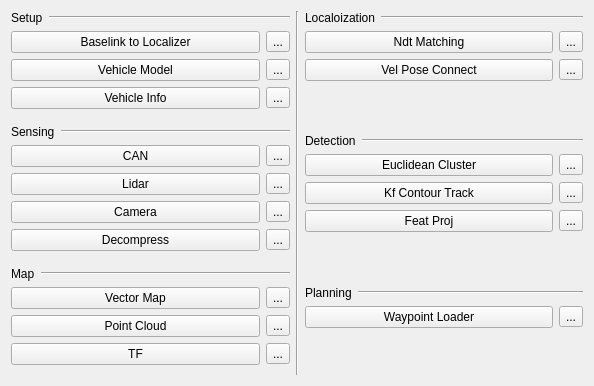
          <widget class="QWidget" name="scrollAreaWidgetContents_3">
           <property name="geometry">
            <rect>
             <x>0</x>
             <y>0</y>
             <width>594</width>
             <height>386</height>
            </rect>
           </property>
           <layout class="QVBoxLayout" name="verticalLayout_8">
            <item>
             <layout class="QHBoxLayout" name="horizontalLayout_3">
              <item>
               <layout class="QVBoxLayout" name="verticalLayout">
                <item>
                 <layout class="QHBoxLayout" name="horizontalLayout_2">
                  <item>
                   <widget class="QLabel" name="label">
                    <property name="text">
                     <string>Setup</string>
                    </property>
                   </widget>
                  </item>
                  <item>
                   <widget class="Line" name="line_2">
                    <property name="sizePolicy">
                     <sizepolicy hsizetype="Expanding" vsizetype="Fixed">
                      <horstretch>0</horstretch>
                      <verstretch>0</verstretch>
                     </sizepolicy>
                    </property>
                    <property name="orientation">
                     <enum>Qt::Horizontal</enum>
                    </property>
                   </widget>
                  </item>
                 </layout>
                </item>
                <item>
                 <layout class="QGridLayout" name="gridLayout">
                  <item row="0" column="0">
                   <widget class="QPushButton" name="pushButton_2">
                    <property name="sizePolicy">
                     <sizepolicy hsizetype="Minimum" vsizetype="Fixed">
                      <horstretch>0</horstretch>
                      <verstretch>0</verstretch>
                     </sizepolicy>
                    </property>
                    <property name="text">
                     <string>Baselink to Localizer</string>
                    </property>
                    <property name="checkable">
                     <bool>true</bool>
                    </property>
                   </widget>
                  </item>
                  <item row="2" column="1">
                   <widget class="QToolButton" name="toolButton_19">
                    <property name="text">
                     <string>...</string>
                    </property>
                   </widget>
                  </item>
                  <item row="1" column="0">
                   <widget class="QPushButton" name="pushButton_3">
                    <property name="sizePolicy">
                     <sizepolicy hsizetype="Minimum" vsizetype="Fixed">
                      <horstretch>0</horstretch>
                      <verstretch>0</verstretch>
                     </sizepolicy>
                    </property>
                    <property name="text">
                     <string>Vehicle Model</string>
                    </property>
                   </widget>
                  </item>
                  <item row="0" column="1">
                   <widget class="QToolButton" name="toolButton">
                    <property name="text">
                     <string>...</string>
                    </property>
                   </widget>
                  </item>
                  <item row="2" column="0">
                   <widget class="QPushButton" name="pushButton_4">
                    <property name="sizePolicy">
                     <sizepolicy hsizetype="Minimum" vsizetype="Fixed">
                      <horstretch>0</horstretch>
                      <verstretch>0</verstretch>
                     </sizepolicy>
                    </property>
                    <property name="text">
                     <string>Vehicle Info</string>
                    </property>
                   </widget>
                  </item>
                  <item row="1" column="1">
                   <widget class="QToolButton" name="toolButton_5">
                    <property name="text">
                     <string>...</string>
                    </property>
                   </widget>
                  </item>
                 </layout>
                </item>
                <item>
                 <spacer name="verticalSpacer_6">
                  <property name="orientation">
                   <enum>Qt::Vertical</enum>
                  </property>
                  <property name="sizeHint" stdset="0">
                   <size>
                    <width>20</width>
                    <height>40</height>
                   </size>
                  </property>
                 </spacer>
                </item>
                <item>
                 <layout class="QHBoxLayout" name="horizontalLayout_12">
                  <item>
                   <widget class="QLabel" name="label_5">
                    <property name="text">
                     <string>Sensing</string>
                    </property>
                   </widget>
                  </item>
                  <item>
                   <widget class="Line" name="line_10">
                    <property name="sizePolicy">
                     <sizepolicy hsizetype="Expanding" vsizetype="Fixed">
                      <horstretch>0</horstretch>
                      <verstretch>0</verstretch>
                     </sizepolicy>
                    </property>
                    <property name="orientation">
                     <enum>Qt::Horizontal</enum>
                    </property>
                   </widget>
                  </item>
                 </layout>
                </item>
                <item>
                 <layout class="QGridLayout" name="gridLayout_2">
                  <item row="0" column="1">
                   <widget class="QToolButton" name="toolButton_26">
                    <property name="text">
                     <string>...</string>
                    </property>
                   </widget>
                  </item>
                  <item row="2" column="1">
                   <widget class="QToolButton" name="toolButton_28">
                    <property name="text">
                     <string>...</string>
                    </property>
                   </widget>
                  </item>
                  <item row="3" column="1">
                   <widget class="QToolButton" name="toolButton_27">
                    <property name="text">
                     <string>...</string>
                    </property>
                   </widget>
                  </item>
                  <item row="0" column="0">
                   <widget class="QPushButton" name="pushButton_11">
                    <property name="sizePolicy">
                     <sizepolicy hsizetype="Minimum" vsizetype="Fixed">
                      <horstretch>0</horstretch>
                      <verstretch>0</verstretch>
                     </sizepolicy>
                    </property>
                    <property name="text">
                     <string>CAN</string>
                    </property>
                   </widget>
                  </item>
                  <item row="1" column="1">
                   <widget class="QToolButton" name="toolButton_2">
                    <property name="text">
                     <string>...</string>
                    </property>
                   </widget>
                  </item>
                  <item row="1" column="0">
                   <widget class="QPushButton" name="pushButton_9">
                    <property name="text">
                     <string>Lidar</string>
                    </property>
                   </widget>
                  </item>
                  <item row="2" column="0">
                   <widget class="QPushButton" name="pushButton_12">
                    <property name="sizePolicy">
                     <sizepolicy hsizetype="Minimum" vsizetype="Fixed">
                      <horstretch>0</horstretch>
                      <verstretch>0</verstretch>
                     </sizepolicy>
                    </property>
                    <property name="text">
                     <string>Camera</string>
                    </property>
                   </widget>
                  </item>
                  <item row="3" column="0">
                   <widget class="QPushButton" name="pushButton_13">
                    <property name="sizePolicy">
                     <sizepolicy hsizetype="Minimum" vsizetype="Fixed">
                      <horstretch>0</horstretch>
                      <verstretch>0</verstretch>
                     </sizepolicy>
                    </property>
                    <property name="text">
                     <string>Decompress</string>
                    </property>
                   </widget>
                  </item>
                 </layout>
                </item>
                <item>
                 <spacer name="verticalSpacer_7">
                  <property name="orientation">
                   <enum>Qt::Vertical</enum>
                  </property>
                  <property name="sizeHint" stdset="0">
                   <size>
                    <width>20</width>
                    <height>40</height>
                   </size>
                  </property>
                 </spacer>
                </item>
                <item>
                 <layout class="QHBoxLayout" name="horizontalLayout_13">
                  <property name="sizeConstraint">
                   <enum>QLayout::SetFixedSize</enum>
                  </property>
                  <item>
                   <widget class="QLabel" name="label_6">
                    <property name="sizePolicy">
                     <sizepolicy hsizetype="Preferred" vsizetype="Fixed">
                      <horstretch>0</horstretch>
                      <verstretch>0</verstretch>
                     </sizepolicy>
                    </property>
                    <property name="text">
                     <string>Map</string>
                    </property>
                   </widget>
                  </item>
                  <item>
                   <widget class="Line" name="line_11">
                    <property name="sizePolicy">
                     <sizepolicy hsizetype="Expanding" vsizetype="Fixed">
                      <horstretch>0</horstretch>
                      <verstretch>0</verstretch>
                     </sizepolicy>
                    </property>
                    <property name="orientation">
                     <enum>Qt::Horizontal</enum>
                    </property>
                   </widget>
                  </item>
                 </layout>
                </item>
                <item>
                 <layout class="QGridLayout" name="gridLayout_3">
                  <item row="1" column="1">
                   <widget class="QToolButton" name="toolButton_31">
                    <property name="text">
                     <string>...</string>
                    </property>
                   </widget>
                  </item>
                  <item row="0" column="1">
                   <widget class="QToolButton" name="toolButton_29">
                    <property name="text">
                     <string>...</string>
                    </property>
                   </widget>
                  </item>
                  <item row="2" column="0">
                   <widget class="QPushButton" name="pushButton_6">
                    <property name="sizePolicy">
                     <sizepolicy hsizetype="Minimum" vsizetype="Fixed">
                      <horstretch>0</horstretch>
                      <verstretch>0</verstretch>
                     </sizepolicy>
                    </property>
                    <property name="text">
                     <string>TF</string>
                    </property>
                   </widget>
                  </item>
                  <item row="0" column="0">
                   <widget class="QPushButton" name="pushButton_5">
                    <property name="sizePolicy">
                     <sizepolicy hsizetype="Minimum" vsizetype="Fixed">
                      <horstretch>0</horstretch>
                      <verstretch>0</verstretch>
                     </sizepolicy>
                    </property>
                    <property name="text">
                     <string>Vector Map</string>
                    </property>
                   </widget>
                  </item>
                  <item row="2" column="1">
                   <widget class="QToolButton" name="toolButton_30">
                    <property name="text">
                     <string>...</string>
                    </property>
                   </widget>
                  </item>
                  <item row="1" column="0">
                   <widget class="QPushButton" name="pushButton_7">
                    <property name="sizePolicy">
                     <sizepolicy hsizetype="Minimum" vsizetype="Fixed">
                      <horstretch>0</horstretch>
                      <verstretch>0</verstretch>
                     </sizepolicy>
                    </property>
                    <property name="text">
                     <string>Point Cloud</string>
                    </property>
                   </widget>
                  </item>
                 </layout>
                </item>
                <item>
                 <spacer name="verticalSpacer_8">
                  <property name="orientation">
                   <enum>Qt::Vertical</enum>
                  </property>
                  <property name="sizeHint" stdset="0">
                   <size>
                    <width>20</width>
                    <height>40</height>
                   </size>
                  </property>
                 </spacer>
                </item>
               </layout>
              </item>
              <item>
               <widget class="Line" name="line_3">
                <property name="orientation">
                 <enum>Qt::Vertical</enum>
                </property>
               </widget>
              </item>
              <item>
               <layout class="QVBoxLayout" name="verticalLayout_7">
                <item>
                 <layout class="QHBoxLayout" name="horizontalLayout_4">
                  <item>
                   <widget class="QLabel" name="label_2">
                    <property name="text">
                     <string>Localoization</string>
                    </property>
                   </widget>
                  </item>
                  <item>
                   <widget class="Line" name="line_4">
                    <property name="sizePolicy">
                     <sizepolicy hsizetype="Expanding" vsizetype="Fixed">
                      <horstretch>0</horstretch>
                      <verstretch>0</verstretch>
                     </sizepolicy>
                    </property>
                    <property name="orientation">
                     <enum>Qt::Horizontal</enum>
                    </property>
                   </widget>
                  </item>
                 </layout>
                </item>
                <item>
                 <layout class="QGridLayout" name="gridLayout_4">
                  <item row="3" column="1">
                   <widget class="QToolButton" name="vel_pose_connect_app">
                    <property name="text">
                     <string>...</string>
                    </property>
                   </widget>
                  </item>
                  <item row="2" column="0">
                   <widget class="QPushButton" name="ndt_matching">
                    <property name="sizePolicy">
                     <sizepolicy hsizetype="Minimum" vsizetype="Fixed">
                      <horstretch>0</horstretch>
                      <verstretch>0</verstretch>
                     </sizepolicy>
                    </property>
                    <property name="text">
                     <string>Ndt Matching</string>
                    </property>
                   </widget>
                  </item>
                  <item row="3" column="0">
                   <widget class="QPushButton" name="vel_pose_connect">
                    <property name="sizePolicy">
                     <sizepolicy hsizetype="Minimum" vsizetype="Fixed">
                      <horstretch>0</horstretch>
                      <verstretch>0</verstretch>
                     </sizepolicy>
                    </property>
                    <property name="text">
                     <string>Vel Pose Connect</string>
                    </property>
                   </widget>
                  </item>
                  <item row="2" column="1">
                   <widget class="QToolButton" name="ndt_matching_app">
                    <property name="text">
                     <string>...</string>
                    </property>
                   </widget>
                  </item>
                 </layout>
                </item>
                <item>
                 <spacer name="verticalSpacer_9">
                  <property name="orientation">
                   <enum>Qt::Vertical</enum>
                  </property>
                  <property name="sizeHint" stdset="0">
                   <size>
                    <width>20</width>
                    <height>40</height>
                   </size>
                  </property>
                 </spacer>
                </item>
                <item>
                 <layout class="QHBoxLayout" name="horizontalLayout_10">
                  <item>
                   <widget class="QLabel" name="label_3">
                    <property name="text">
                     <string>Detection</string>
                    </property>
                   </widget>
                  </item>
                  <item>
                   <widget class="Line" name="line_8">
                    <property name="sizePolicy">
                     <sizepolicy hsizetype="Expanding" vsizetype="Fixed">
                      <horstretch>0</horstretch>
                      <verstretch>0</verstretch>
                     </sizepolicy>
                    </property>
                    <property name="orientation">
                     <enum>Qt::Horizontal</enum>
                    </property>
                   </widget>
                  </item>
                 </layout>
                </item>
                <item>
                 <layout class="QGridLayout" name="gridLayout_5">
                  <item row="0" column="1">
                   <widget class="QToolButton" name="euclidean_cluster_app">
                    <property name="text">
                     <string>...</string>
                    </property>
                   </widget>
                  </item>
                  <item row="2" column="1">
                   <widget class="QToolButton" name="feat_proj_app">
                    <property name="text">
                     <string>...</string>
                    </property>
                   </widget>
                  </item>
                  <item row="0" column="0">
                   <widget class="QPushButton" name="euclidean_cluster">
                    <property name="sizePolicy">
                     <sizepolicy hsizetype="Minimum" vsizetype="Fixed">
                      <horstretch>0</horstretch>
                      <verstretch>0</verstretch>
                     </sizepolicy>
                    </property>
                    <property name="text">
                     <string>Euclidean Cluster</string>
                    </property>
                   </widget>
                  </item>
                  <item row="1" column="0">
                   <widget class="QPushButton" name="kf_coutour_track">
                    <property name="sizePolicy">
                     <sizepolicy hsizetype="Minimum" vsizetype="Fixed">
                      <horstretch>0</horstretch>
                      <verstretch>0</verstretch>
                     </sizepolicy>
                    </property>
                    <property name="text">
                     <string>Kf Contour Track</string>
                    </property>
                   </widget>
                  </item>
                  <item row="2" column="0">
                   <widget class="QPushButton" name="feat_proj">
                    <property name="sizePolicy">
                     <sizepolicy hsizetype="Minimum" vsizetype="Fixed">
                      <horstretch>0</horstretch>
                      <verstretch>0</verstretch>
                     </sizepolicy>
                    </property>
                    <property name="text">
                     <string>Feat Proj</string>
                    </property>
                   </widget>
                  </item>
                  <item row="1" column="1">
                   <widget class="QToolButton" name="kf_contour_track_app">
                    <property name="text">
                     <string>...</string>
                    </property>
                   </widget>
                  </item>
                 </layout>
                </item>
                <item>
                 <spacer name="verticalSpacer_10">
                  <property name="orientation">
                   <enum>Qt::Vertical</enum>
                  </property>
                  <property name="sizeHint" stdset="0">
                   <size>
                    <width>20</width>
                    <height>40</height>
                   </size>
                  </property>
                 </spacer>
                </item>
                <item>
                 <layout class="QHBoxLayout" name="horizontalLayout_14">
                  <item>
                   <widget class="QLabel" name="label_7">
                    <property name="text">
                     <string>Planning</string>
                    </property>
                   </widget>
                  </item>
                  <item>
                   <widget class="Line" name="line_12">
                    <property name="sizePolicy">
                     <sizepolicy hsizetype="Expanding" vsizetype="Fixed">
                      <horstretch>0</horstretch>
                      <verstretch>0</verstretch>
                     </sizepolicy>
                    </property>
                    <property name="orientation">
                     <enum>Qt::Horizontal</enum>
                    </property>
                   </widget>
                  </item>
                 </layout>
                </item>
                <item>
                 <layout class="QGridLayout" name="gridLayout_6">
                  <item row="0" column="0">
                   <widget class="QPushButton" name="waypoint_loader">
                    <property name="sizePolicy">
                     <sizepolicy hsizetype="Minimum" vsizetype="Fixed">
                      <horstretch>0</horstretch>
                      <verstretch>0</verstretch>
                     </sizepolicy>
                    </property>
                    <property name="text">
                     <string>Waypoint Loader</string>
                    </property>
                   </widget>
                  </item>
                  <item row="0" column="1">
                   <widget class="QToolButton" name="waypoint_loader_app">
                    <property name="text">
                     <string>...</string>
                    </property>
                   </widget>
                  </item>
                 </layout>
                </item>
                <item>
                 <spacer name="verticalSpacer_11">
                  <property name="orientation">
                   <enum>Qt::Vertical</enum>
                  </property>
                  <property name="sizeHint" stdset="0">
                   <size>
                    <width>20</width>
                    <height>40</height>
                   </size>
                  </property>
                 </spacer>
                </item>
               </layout>
              </item>
             </layout>
            </item>
           </layout>
          </widget>
